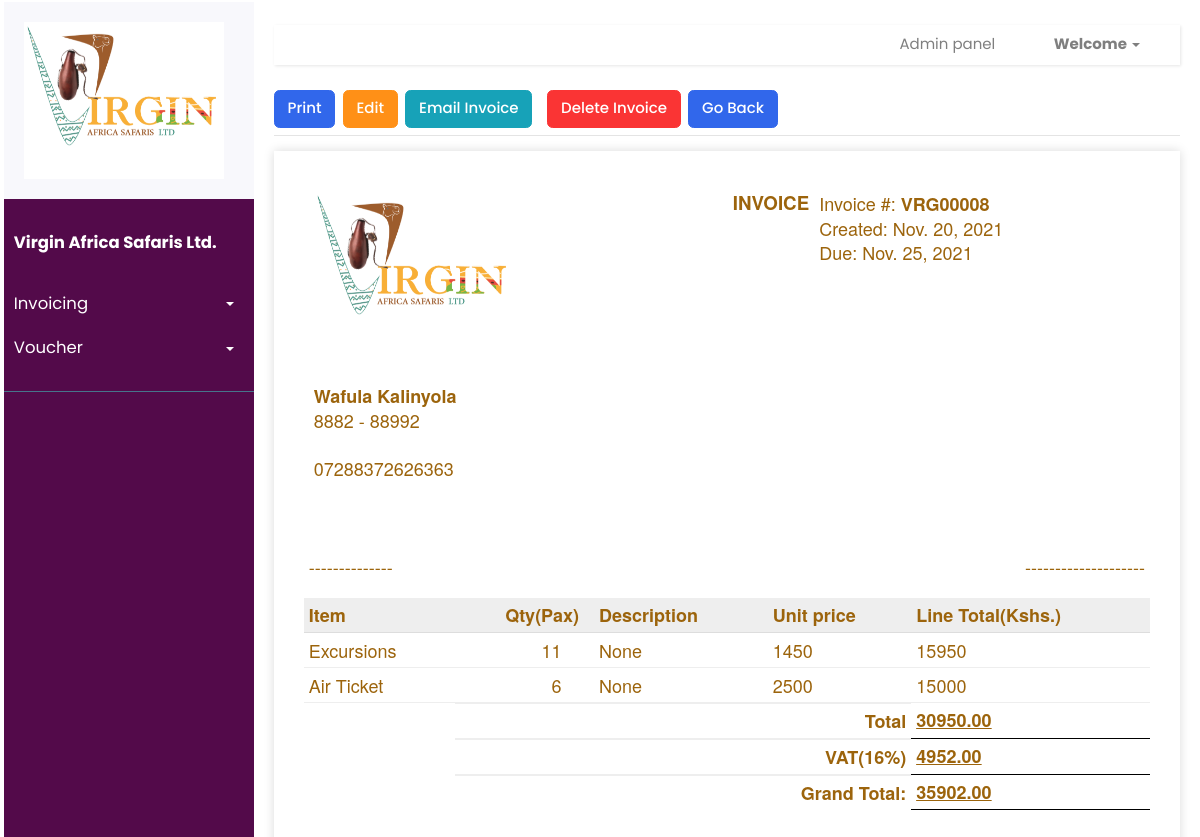
The page /invoices/create-build/vrg00008-bb77433f6d1d on the database as committed earlier.
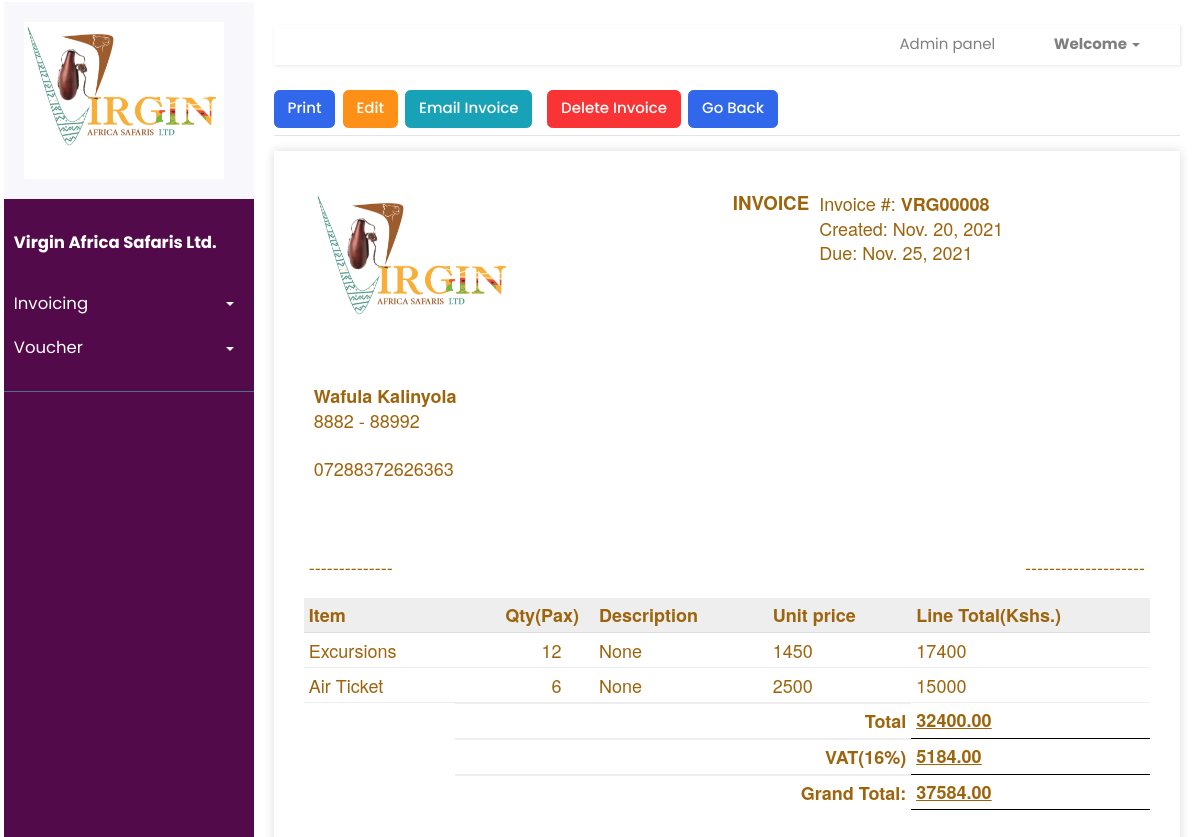
The same page on the database as committed later.
### invoice/models.py (models this page shows)
class InvoiceProduct(models.Model):
    invoice = models.ForeignKey(Invoice, on_delete=models.CASCADE)
    product = models.ForeignKey(
        Product, on_delete=models.CASCADE, null=True, blank=True)
    prod_description = models.CharField(null=True, blank=True, max_length=300)
    quantity = models.IntegerField(
        default=1, validators=[MinValueValidator(1)], null=True, blank=True)
    price = models.CharField(null=True, blank=True, max_length=10)
    class Meta:
        unique_together = [['invoice', 'product']]
    def total_price(self):
        total_price = int(self.quantity)*int(self.price)
        return total_price

### invoice/views.py (the view, shortened to what this page needs)
# urls.py: path('invoices/create-build/<slug:slug>',invoice_views.createBuildInvoice, name='create-build-invoice'),
def createBuildInvoice(request, slug):
	try:
		invoice = Invoice.objects.get(slug=slug)
		pass
	except:
		messages.error(request, 'Something went wrong')
		return redirect('create-build-invoice', slug=slug)
	products = Product.objects.filter(invoice=invoice)
	invoiceproduct  = InvoiceProduct.objects.filter(invoice_id=invoice.id)
	invoiceCurrency = ''
	invoiceTotal = 0.0
	itemtotals = []
	tax=0
	discount=0
	if len(products) > 0:
		for x in invoiceproduct:
			y = float(x.quantity) * float(x.price)
			invoiceTotal += y
			itemtotals.append(y)
	if(invoice.istaxable):
		tax = 0.16*invoiceTotal
	sub_total = invoiceTotal+tax
	if(invoice.apply_discount):
		discount=(float(invoice.discount))*0.01*sub_total
	grand_total = sub_total
	discounted_grand_total = sub_total-discount
	context = {}
	context['invoice'] = invoice
	context['products'] = products
	context['itemtotals']= itemtotals
	context['discount']= "{:.2f}".format(discount)
	context['discounted_grand_total']= "{:.2f}".format(discounted_grand_total)
	context['discount_percentage']= invoice.discount
	context['invoiceGrandTotal'] = "{:.2f}".format(grand_total)
	context['invoiceTotal'] = "{:.2f}".format(invoiceTotal)
	context['tax'] =  "{:.2f}".format(tax)
	context['invoiceCurrency'] = invoiceCurrency
	context['invoiceproduct'] = invoiceproduct
	if request.method == 'GET':
		inv_form = InvoiceForm(instance=invoice)
		client_form = ClientSelectForm(initial_client=invoice.client)
		context['inv_form'] = inv_form
		context['client_form'] = client_form
		return render(request, 'invoice/view_created_invoice.html', context)

### invoice/models.py (called while the page is built)
def increment_invoice_number():
    last_invoice = Invoice.objects.all().order_by('id').last()
    if not last_invoice:
        return 'VRG00001'
    invoice_no = last_invoice.number
    invoice_int = int(invoice_no.split('VRG')[-1])
    new_invoice_int = invoice_int + 1
    new_invoice_no = 'VRG' + "%05d" % (new_invoice_int, )
    return new_invoice_no

### templates/invoice/view_created_invoice.html (shortened to what this page needs)
{% extends 'index.html' %} {% load static %} {% load crispy_forms_tags %}
 {% block content %}
<div
  class="
    d-flex
    justify-content-between
    flex-wrap flex-md-nowrap
    align-items-center
    pt-3
    pb-2
    mb-3
    border-bottom
    view-invoice-box
  "
>
  <div class="btn-toolbar mb-2 mb-md-0">
   <div class="btn-group me-2">
        <a href="{% url 'viewpdf' invoice.slug%} " target="_blank" class="btn btn-primary">Print</a>
    </div>
     <div class="btn-group ml-2">
        <a href="{% url 'edit-invoice' invoice.slug %}" class="btn btn-warning">Edit</a>
    </div>
     <div class="btn-group ml-2 mr-2">
        <a class="btn btn-info" href="#" data-toggle="modal" data-target="#emailConfirmModal">Email Invoice</a>
    </div>
     <div class="btn-group ml-2 mr-2">
        <a class="btn btn-danger" href="#" data-toggle="modal" data-target="#deleteConfirmModal">Delete Invoice</a>
    </div>
    <div class="btn-group me-2 pull-right">
      <a href="{% url 'view-invoices' %}"
        ><button type="button" class="btn btn-primary">Go Back</button></a
      >
    </div>
  </div>
</div>
<div class="invoice-box">
      <table cellpadding="0" cellspacing="0">
        <tr class="top">
          <td colspan="2">
            <table>
              <tr>
                <td class="title">
                  <img
                    src="{% static 'images/logo.PNG' %}"
                    style="width: 100%; max-width: 200px"
                    alt="Logo"
                  />
                </td>
                 <td class="mr-3">
                       <h5>INVOICE</h5>
                 </td>
                <td>
                   Invoice #: <strong>{{invoice.number}}</strong><br />
                Created: {{invoice.date_created|date}}<br />
                Due: {{invoice.dueDate}}
                </td>
              </tr>
            </table>
          </td>
        </tr>
        <tr class="information">
          <td colspan="2">
            <table>
              <tr>
                <td>
                <strong>{{invoice.client.clientName}}</strong> <br />
                {{invoice.client.address}} - {{invoice.client.postalCode}} <br/ >
               <br/ > {{invoice.client.phoneNumber}}
                <br />
                <br />
                </td>
                <td>
                </td>
              </tr>
            </table>
          </td>
        </tr>
        <tr class="details">
          <td>--------------</td>
          <td>--------------------</td>
        </tr>
       <tr>
       <table>
        <tr class="heading">
          <td>Item</td>
          <td>Qty(Pax)</td>
          <td class="pl-3">Description</td>
          <td>Unit price</td>
          <td>Line Total(Kshs.)</td>
        </tr>
         {%for prod in invoiceproduct%}
            {% for product in products %}
            {% if forloop.counter == forloop.parentloop.counter %}
        <tr class="item">
          <td>{{product.description}}</td>
          <td class="pr-4">{{prod.quantity}}</td>
          <td class="pl-3">
             {{prod.prod_description}}
          </td>
          <td>{{prod.price}}</td>
             <td>{{prod.total_price}}</td>
        </tr>
        {%endif%}
        {%endfor%}
        {%endfor%}
    {%if invoice.istaxable and not invoice.apply_discount%}
        <tr class="total">
          <td></td>
          <td colspan="3">Total</td>
          <td class = "grand_total"><u><u>{{invoiceTotal}}</u><u/></td>
        </tr>
        <tr class="total">
          <td></td>
          <td colspan="3">VAT(16%)</td>
          <td class = "grand_total"><u><u>{{tax}}</u><u/></td>
        </tr>
        <tr class="total">
          <td></td>
          <td colspan="3">Grand Total:</td>
          <td class = "grand_total"><u><u>{{invoiceGrandTotal}}</u><u/></td>
        </tr>
        {%else%}
          <tr class="total">
          <td></td>
          <td colspan="3">Grand Total:</td>
          <td class = "grand_total"><u><u>{{invoice.grand_total}}</u><u/></td>
        </tr>
        {%endif%}
      </table>
      </tr>
      <br />
     </table>
    </div>
<br/><br/>
        </div>
      </div>
{% endblock %}

Rows that differ between the two databases and show on the page:
changed InvoiceProduct (number 1 of 2 on the later page): quantity "11" → "12"; total_price "15950" → "17400"
Other text that changed with them:
{{ invoiceTotal }}: "30950.00" → "32400.00"
{{ tax }}: "4952.00" → "5184.00"
{{ invoiceGrandTotal }}: "35902.00" → "37584.00"
